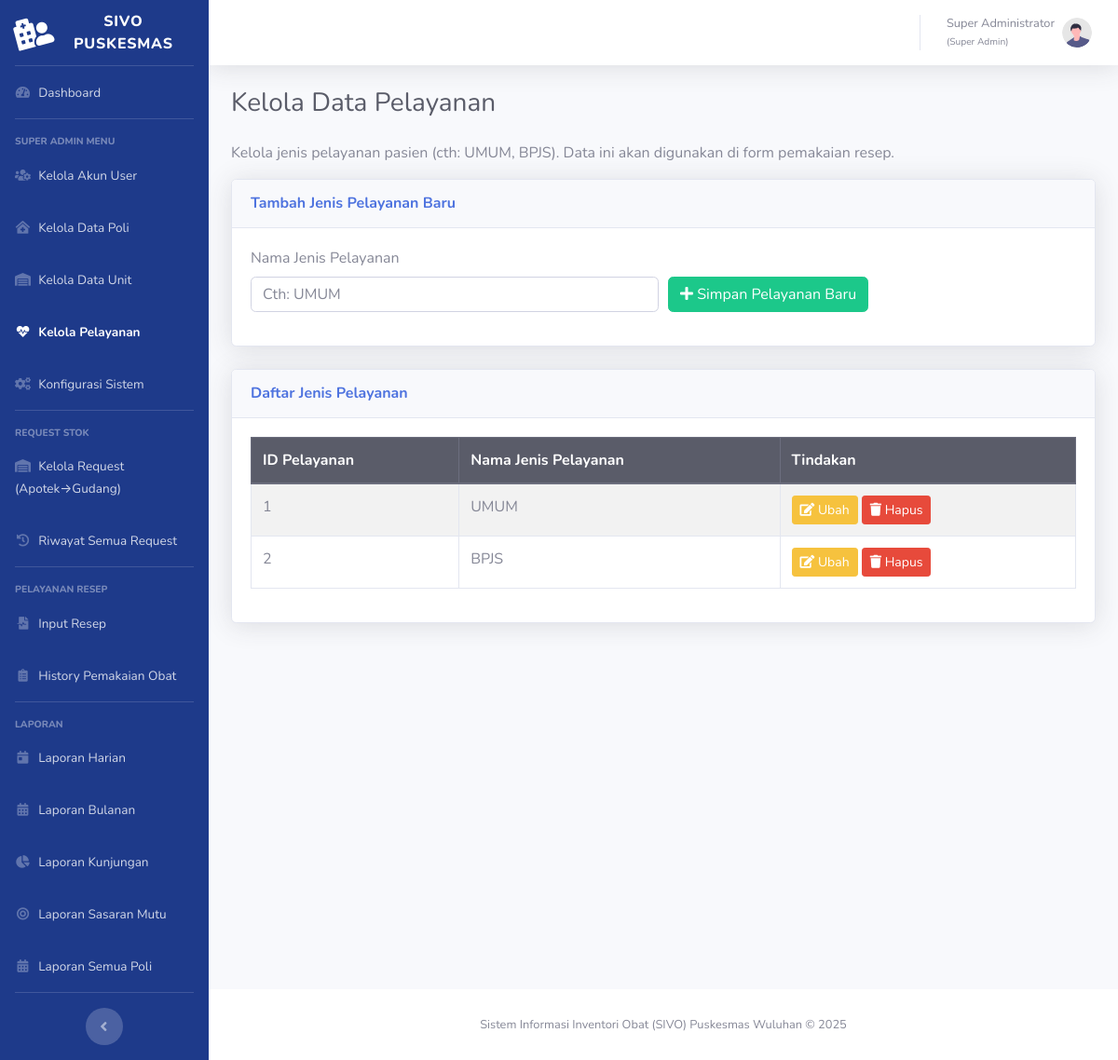
Screenshot of /master/data_pelayanan.php (signed in) with the database file from the repository.
### tables this page shows
CREATE TABLE `tbl_pelayanan` (
  `id_pelayanan` int(11) NOT NULL,
  `jenis_pelayanan` varchar(50) NOT NULL COMMENT 'Cth: UMUM, BPJS'
);

### config.php (called while the page is built, shortened)
<?php
if (!function_exists('csrf_token')) {
    function csrf_token(): string {
        return $_SESSION['csrf_token'];
    }
}
?>

### master/data_pelayanan.php (the view, shortened to what this page needs)
<?php
require_once '../config.php';
$page_title = "Kelola Data Pelayanan";
try {
    $sql_pelayanan = "SELECT * FROM tbl_pelayanan ORDER BY id_pelayanan ASC";
    $stmt_pelayanan_list = $pdo->query($sql_pelayanan);
    $pelayanans = $stmt_pelayanan_list->fetchAll();
} catch (PDOException $e) {
    die("Error mengambil data: " . $e->getMessage());
}
include '../templates/header.php';
?>
<main class="content">
    <h1 class="h3 mb-4 text-gray-800"><?php echo htmlspecialchars($page_title); ?></h1>
    <p>Kelola jenis pelayanan pasien (cth: UMUM, BPJS). Data ini akan digunakan di form pemakaian resep.</p>
    <div class="card shadow mb-4">
        <div class="card-header py-3">
            <h6 class="m-0 font-weight-bold text-primary">Tambah Jenis Pelayanan Baru</h6>
        </div>
        <div class="card-body">
            <form action="<?php echo BASE_URL; ?>master/proses_crud_pelayanan.php" method="POST">
                <div class="form-row">
                    <div class="col-md-6">
                        <div class="form-group">
                            <label for="jenis_pelayanan">Nama Jenis Pelayanan</label>
                            <input type="text" id="jenis_pelayanan" name="jenis_pelayanan" class="form-control" placeholder="Cth: UMUM" required>
                        </div>
                    </div>
                    <div class="col-md-6 d-flex align-items-end">
                        <div class="form-group">
                            <button type="submit" class="btn btn-success">
                                <i class="fas fa-plus"></i> Simpan Pelayanan Baru
                            </button>
                        </div>
                    </div>
                </div>
            </form>
        </div>
    </div>
    <div class="card shadow mb-4">
        <div class="card-header py-3">
            <h6 class="m-0 font-weight-bold text-primary">Daftar Jenis Pelayanan</h6>
        </div>
        <div class="card-body">
            <div class="table-responsive">
                <table class="table table-bordered table-striped" id="dataTable" width="100%" cellspacing="0">
                    <thead class="thead-dark">
                        <tr>
                            <th>ID Pelayanan</th>
                            <th>Nama Jenis Pelayanan</th>
                            <th>Tindakan</th>
                        </tr>
                    </thead>
                    <tbody>
                        <?php if (empty($pelayanans)): ?>
                            <tr>
                                <td colspan="3" class="text-center">Belum ada data pelayanan.</td>
                            </tr>
                        <?php else: ?>
                            <?php foreach ($pelayanans as $pelayanan): ?>
                                <tr>
                                    <td><?php echo $pelayanan['id_pelayanan']; ?></td>
                                    <td><?php echo htmlspecialchars($pelayanan['jenis_pelayanan']); ?></td>
                                    <td>
                                        <a href="#" class="btn btn-warning btn-sm">
                                            <i class="fas fa-edit"></i> Ubah
                                        </a>
                                        <a href="<?php echo BASE_URL; ?>master/proses_crud_pelayanan.php?action=delete&id=<?php echo $pelayanan['id_pelayanan']; ?>&csrf_token=<?php echo csrf_token(); ?>"
                                           class="btn btn-danger btn-sm"
                                           onclick="return confirm('PERINGATAN! Menghapus ini bisa GAGAL jika masih terpakai oleh data Resep.\n\nLanjutkan menghapus (<?php echo htmlspecialchars($pelayanan['jenis_pelayanan']); ?>)?');">
                                           <i class="fas fa-trash"></i> Hapus
                                        </a>
                                    </td>
                                </tr>
                            <?php endforeach; ?>
                        <?php endif; ?>
                    </tbody>
                </table>
            </div>
        </div>
    </div>
</main>
<?php
include '../templates/footer.php';
?>

### rows the page displays
tbl_pelayanan: id_pelayanan "1", jenis_pelayanan "UMUM"
tbl_pelayanan: id_pelayanan "2", jenis_pelayanan "BPJS"

### other values shown
$_SESSION['nama_lengkap'] "Super Administrator"
$_SESSION['role_nama'] "Super Admin"
$page_title "Kelola Data Pelayanan"
